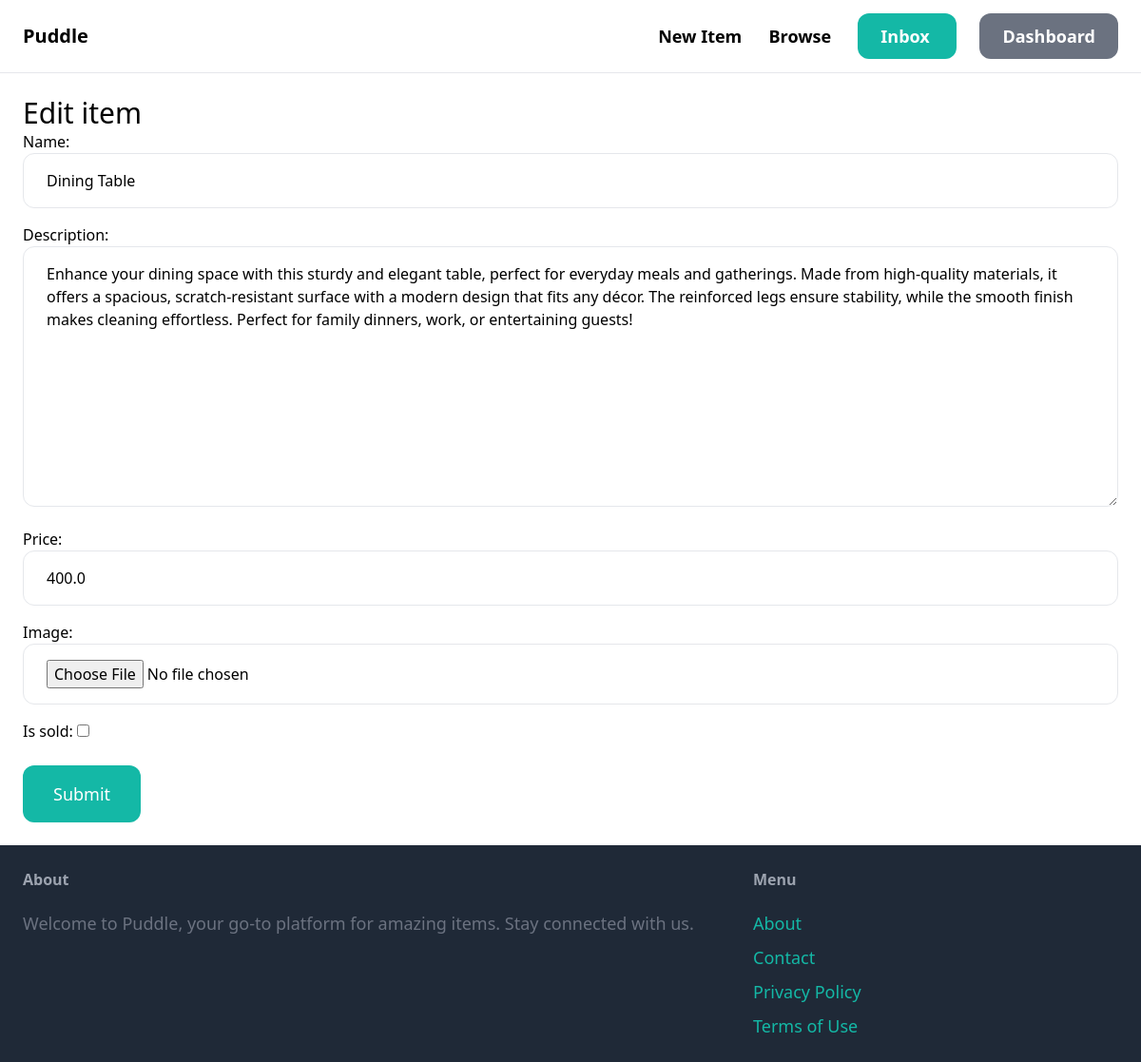
The page /items/5/edit/ (signed in) on the database its author committed.
### item/models.py (models this page shows, shortened)
class Item(models.Model):
    category= models.ForeignKey(Category, related_name="items", on_delete=models.CASCADE)
    name = models.CharField(max_length=255)
    description = models.TextField(blank=True, null=True)
    price = models.FloatField()
    image = models.ImageField(upload_to="item_image", blank=True, null=True) # pip install pillow
    is_sold = models.BooleanField(default=False)
    created_by = models.ForeignKey(User, related_name="items", on_delete=models.CASCADE)
    created_at = models.DateTimeField(auto_now_add=True)

### item/views.py (the view)
# urls.py: path("<int:pk>/edit/", views.edit,name='edit'),
@login_required
def edit(request,pk):
    item = get_object_or_404(Item, pk=pk, created_by=request.user)
    if request.method == 'POST':
        form = EditItemForm(request.POST,request.FILES, instance=item)
        if form.is_valid():
            form.save()
            return redirect("item:detail", pk=item.id)
    else:
            form = EditItemForm(instance=item)
    return render(request,"item/form.html",{"form":form, "title":"Edit item",})

### item/forms.py
class EditItemForm(forms.ModelForm):
    class Meta:
        model = Item
        fields = ("name", "description", "price", "image", "is_sold")
        widgets = {
            "name":forms.TextInput(attrs={
                "class":INPUT_CLASSES
            }),"description":forms.Textarea(attrs={
                "class":INPUT_CLASSES
            }),"price":forms.TextInput(attrs={
                "class":INPUT_CLASSES
            }),"image":forms.FileInput(attrs={
                "class":INPUT_CLASSES
            }),
        }

### item/templates/item/form.html (shortened to what this page needs)
{%extends "core/base.html"%}
{%block content%}
<h1 class="nb-6 text-3xl">{{title}}</h1>
<form method="post" action="." enctype="multipart/form-data">
  <div class="space-y-4">{{form.as_p}}</div>
    <button
      class="mt-6 py-4 px-8 text-lg bg-teal-500 hover:bg-teal-700 rounded-xl text-white"
    >
      Submit
    </button>
</form>
{%endblock%}

### rows shown on the page
Item: name "Dining Table", description "Enhance your dining space with this sturdy and elegant table, perfect for everyday meals and gatherings. Made from high-quality materials, it offers a spacious, scratch-resistant surface with a modern design that fits any décor. The reinforced legs ensure stability, while the smooth finish makes cleaning effortless. Perfect for family dinners, work, or entertaining guests!", price "400.0"

### other values the page prints
{{ title }} "Edit item"
